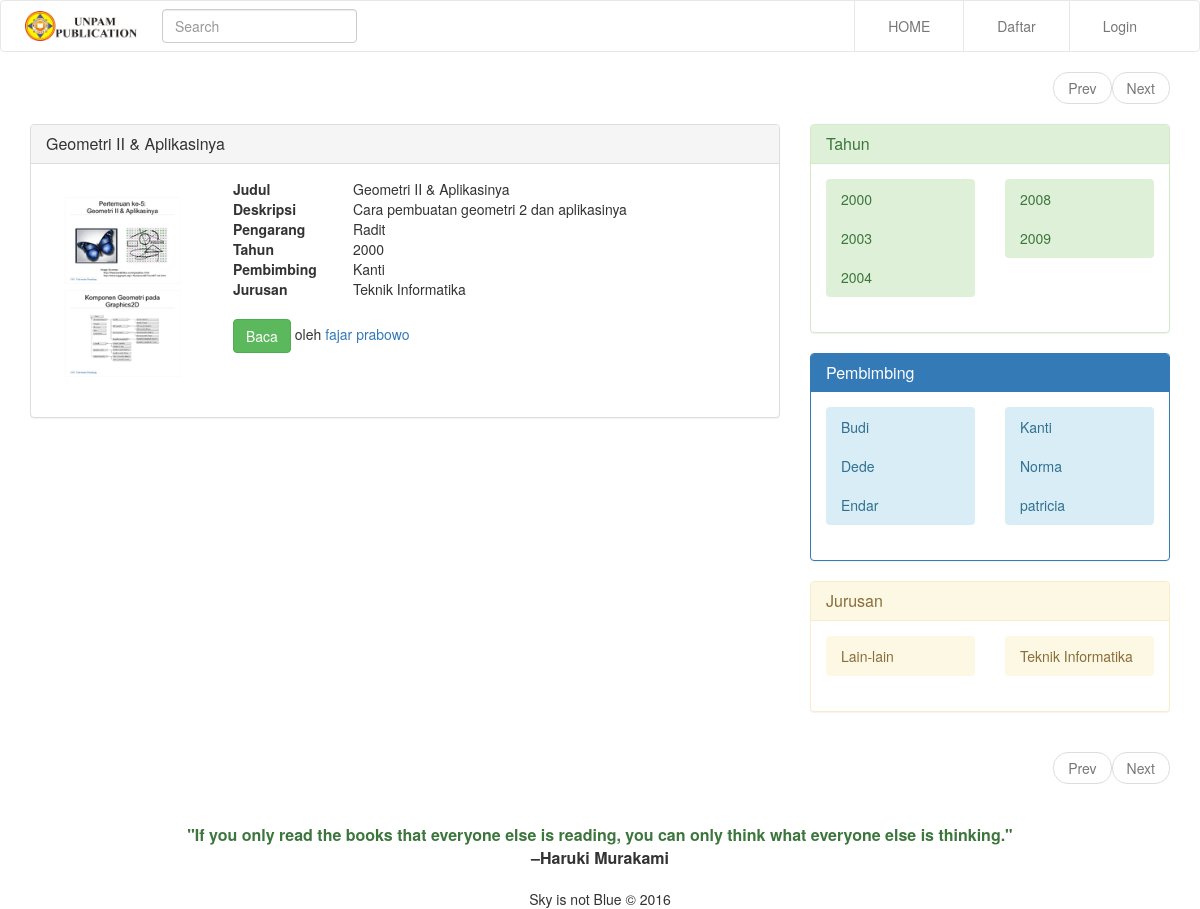
Page /search/tahun/2000 on the committed database.
### tables this page shows
CREATE TABLE `papers` (
  `id` int(11) NOT NULL,
  `id_user` int(11) NOT NULL,
  `judul` varchar(255) NOT NULL,
  `deskripsi` text NOT NULL,
  `pengarang` varchar(255) DEFAULT NULL,
  `tahun` year(4) NOT NULL,
  `pembimbing` varchar(255) DEFAULT NULL,
  `jurusan` varchar(255) NOT NULL,
  `file` text NOT NULL
);

CREATE TABLE `users` (
  `id` int(11) NOT NULL,
  `email` varchar(100) NOT NULL,
  `password` varchar(255) NOT NULL,
  `nama_depan` varchar(50) NOT NULL,
  `nama_belakang` varchar(50) NOT NULL,
  `gambar` varchar(100) NOT NULL,
  `biografi` text NOT NULL,
  `alamat` text NOT NULL,
  `telepon` varchar(20) NOT NULL,
  `url` varchar(100) NOT NULL
);

### site/views/SearchView.php (called while the page is built, shortened)
<?php
  class SearchView
  {
      public function renderTahun($data)
      {
          require_once dirname(__FILE__).'/../templates/search/tahun.php';
      }
  }

### site/controllers/SearchController.php (called while the page is built, shortened)
<?php
  class SearchController
  {
    private $model;
    private $view;
    public function __construct($model, $view)
    {
        $this->model = $model;
        $this->view = $view;
    }
    public function paperTahun()
    {
        if (!empty($_GET['page'])) {
            $paging = $_GET['page'];
        } else {
            $paging = 1;
        }
        $this->model->setTahun($_GET['criteria']);
        $data = $this->model->getPaperTahun($paging);
        $data['tahun'] = $this->model->getDaftarTahun();
        $data['pembimbing'] = $this->model->getDaftarPembimbing();
        $data['jurusan'] = $this->model->getDaftarJurusan();
        $data['criteria'] = $_GET['criteria'];
        $this->view->renderTahun($data);
    }
  }

### site/models/SearchModel.php (called while the page is built, shortened)
<?php
  class SearchModel extends PapersModel
  {
      public function getPaperTahun($paging)
      {
          $con = Connection::getInstance();
          $req = $con->prepare('SELECT count(*) as paper from papers WHERE tahun = ?');
          $req->bindParam(1, $this->getTahun());
          $req->execute();
          $total = $req->fetch();
          $total = $total['paper'];
          $limit = 6;
          if ($total % $limit != 0) {
              $total = floor($total / $limit) + 1;
          } else {
              $total = $total / $limit;
          }
          $offset = $paging * $limit - $limit;
          $req = $con->prepare('SELECT p.id, p.id_user, p.judul, p.deskripsi, p.pengarang, p.tahun, p.pembimbing, p.jurusan, p.file, u.nama_depan, u.nama_belakang, u.url
                          FROM papers as p
                          INNER JOIN users as u ON u.id = p.id_user
                          WHERE tahun = ?
                          ORDER BY p.id DESC
                          LIMIT ? OFFSET ?');
          $req->bindParam(1, $this->getTahun());
          $req->bindParam(2, $limit, PDO::PARAM_INT);
          $req->bindParam(3, $offset, PDO::PARAM_INT);
          $req->execute();
          $papers = $req->fetchAll();
          if ($paging != 1) {
              $prev = $paging - 1;
          } else {
              $prev = false;
          }
          if ($total >= $paging + 1) {
              $next = $paging + 1;
          } else {
              $next = false;
          }
          $data = array('papers' => $papers, 'prev' => $prev, 'next' => $next);
          return $data;
      }
  }

### class/Papers.php (called while the page is built, shortened)
<?php
  class Papers
  {
      private $tahun;
      public function getTahun()
      {
          return $this->tahun;
      }
      public function setTahun($tahun)
      {
          $this->tahun = $tahun;
      }
  }

### site/templates/search/searchDetail.php (the view)
<div class="panel panel-default">
  <div class="panel-heading">
    <h3 class="panel-title"><a href="<?php echo APP_URL.'paper/'.$paper['id'];?>"><?php echo $paper['judul']; ?></a></h3>
  </div>
  <div class="panel-body">
    <div class="row">
      <div class="col-md-3" style="margin-bottom:20px;">
        <?php
          if (file_exists(UPLOAD_DOCUMENT_FOLDER.str_replace('.pdf','.png',$paper['file']))) {
            $image = APP_URL.'assets/documents/'.str_replace('.pdf','.png',$paper['file']);
          } else {
            $image = APP_URL.'assets/images/default-pdf.png';
          }
        ?>
        <img class="img-responsive img-center" src="<?php echo $image; ?>" alt="<?php echo $paper['judul']; ?>">
      </div>
      <div class="col-md-8">
        <dl class="dl-horizontal">
          <dt>Judul</dt>
          <dd><?php echo $paper['judul']; ?></dd>
          <dt>Deskripsi</dt>
          <dd>
            <?php
              if(!empty($paper['deskripsi'])) echo $paper['deskripsi'];
              else echo "-";
            ?>
          </dd>
          <dt>Pengarang</dt>
          <dd>
            <?php
              if(!empty($paper['pengarang'])) echo $paper['pengarang'];
              else echo "-";
            ?>
          </dd>
          <dt>Tahun</dt>
          <dd>
            <?php if(!empty($paper['tahun'])) echo $paper['tahun']; ?>
          </dd>
          <dt>Pembimbing</dt>
          <dd>
            <?php
              if(!empty($paper['pembimbing'])) echo $paper['pembimbing'];
              else echo "-";
            ?>
          </dd>
          <dt>Jurusan</dt>
          <dd>
            <?php
              if(!empty($paper['jurusan'])) echo $paper['jurusan'];
              else echo "-";
            ?>
          </dd>
        </dl>
        <a href="<?php echo APP_URL.'paper/'.$paper['id'];?>" class="btn btn-success">Baca</a> oleh
        <a href="<?php echo APP_URL.'user/'.$paper['url'];?>"><?php echo $paper['nama_depan'].' '.$paper['nama_belakang']; ?></a>
      </div>
    </div>
  </div>
</div>

### site/templates/search/tahun.php (shortened to what this page needs)
<!DOCTYPE html>
<html>
<head>
    <?php require_once dirname(__FILE__).'/../includeCSS.php'; ?>
</head>
<body>
    <?php require_once dirname(__FILE__).'/../navbar.php'; ?>
    <div class="container">
        <div class="row">
            <div class="col-md-12">
              <nav class="pull-right">
                <ul class="pager">
                  <?php
                  if ($data['prev']) {
                      $prev = APP_URL.'search/tahun/'.$data['criteria'].'/'.$data['prev'];
                      echo "<li><a href='$prev'>Prev</a></li>";
                  } else {
                      echo "<li class='disabled'><a href='#'>Prev</a></li>";
                  }
                  if ($data['next']) {
                      $next = APP_URL.'search/tahun/'.$data['criteria'].'/'.$data['next'];
                      echo "<li><a href='$next'>Next</a></li>";
                  } else {
                      echo "<li class='disabled'><a href='#'>Next</a></li>";
                  }
                  ?>
                </ul>
              </nav>
            </div>
            <div class="col-md-8">
                <?php
                  $papers = $data['papers'];
                  $banyakPaper = count($papers);
                  for ($i = 0; $i < $banyakPaper; ++$i) {
                      $paper = $papers[$i];
                      require dirname(__FILE__).'/searchDetail.php';
                  }
                ?>
            </div>
            <div class="col-md-4">
                <?php require_once dirname(__FILE__).'/../sidebar.php'; ?>
            </div>
            <div class="col-md-12">
                <nav class="pull-right">
                  <ul class="pager">
                    <?php
                      if ($data['prev']) {
                          $prev = APP_URL.'search/tahun/'.$data['criteria'].'/'.$data['prev'];
                          echo "<li><a href='$prev'>Prev</a></li>";
                      } else {
                          echo "<li class='disabled'><a href='#'>Prev</a></li>";
                      }
                      if ($data['next']) {
                          $next = APP_URL.'search/tahun/'.$data['criteria'].'/'.$data['next'];
                          echo "<li><a href='$next'>Next</a></li>";
                      } else {
                          echo "<li class='disabled'><a href='#'>Next</a></li>";
                      }
                    ?>
                  </ul>
                </nav>
            </div>
        </div>
    </div>
    <?php require_once dirname(__FILE__).'/../footer.php'; ?>
</body>
</html>

### assets/css/style.css (style rules this page uses)
.img-center { margin: 0 auto; }

### site/templates/search/tahun.php (style rules this page uses)
@media (min-width: 750px) { .dl-horizontal dt { width: auto; } }
@media (min-width: 750px) { .dl-horizontal dd { margin-left: 120px; } }

### rows in the picture
papers: judul "Geometri II & Aplikasinya", deskripsi "Cara pembuatan geometri 2 dan aplikasinya", pengarang "Radit", tahun "2000", pembimbing "Kanti", jurusan "Teknik Informatika", id_user.nama_depan "fajar", id_user.nama_belakang "prabowo"

### other values in the picture
$tahun "2000 2003 2004"
$tahun "2008 2009"
$pembimbing "Budi Dede Endar"
$pembimbing "Kanti Norma patricia"
$jurusan "Lain-lain"
$jurusan "Teknik Informatika"
